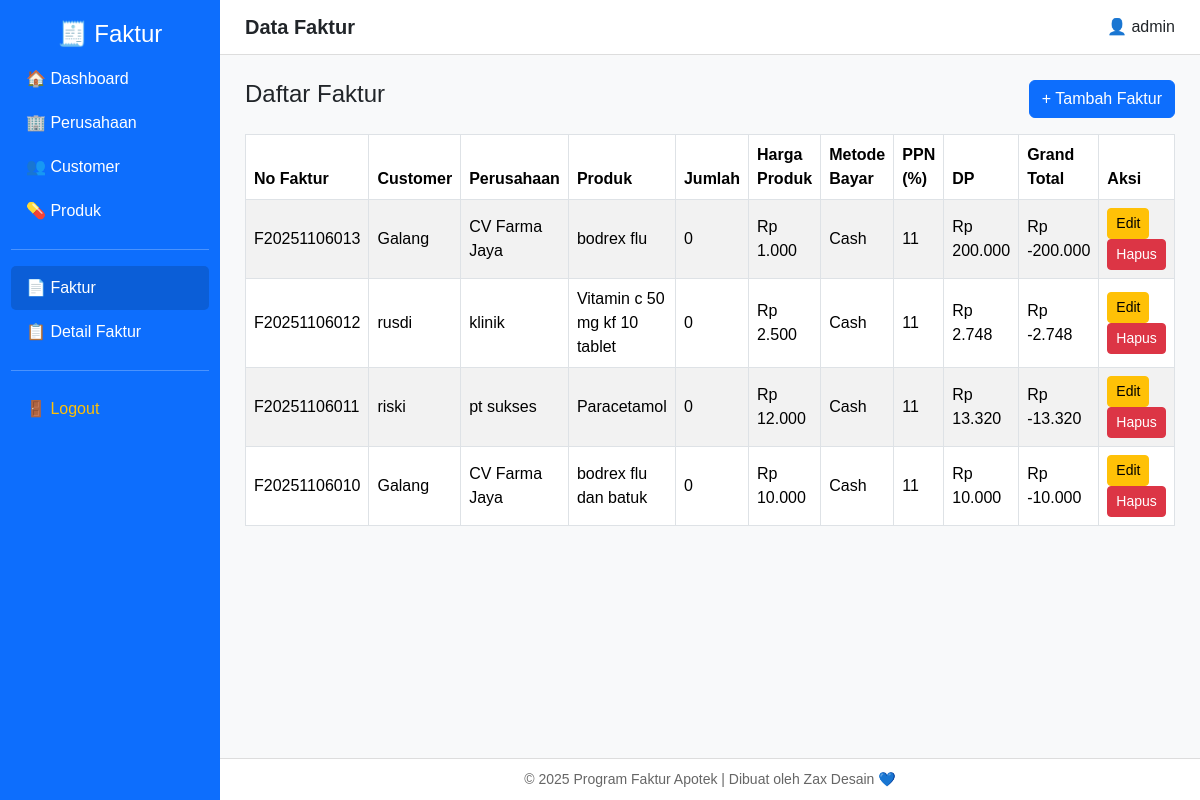
The page /faktur.php (signed in) on the database its author committed.
### tables this page shows
CREATE TABLE `faktur` (
  `no_faktur` varchar(20) NOT NULL,
  `due_date` date DEFAULT NULL,
  `metode_bayar` varchar(50) DEFAULT NULL,
  `ppn` double DEFAULT NULL,
  `dp` double DEFAULT NULL,
  `grand_total` double DEFAULT NULL,
  `nama_user` varchar(100) DEFAULT NULL,
  `id_customer` int(11) DEFAULT NULL,
  `id_perusahaan` int(11) DEFAULT NULL,
  `user` varchar(50) DEFAULT NULL
);

CREATE TABLE `customer` (
  `id_customer` int(11) NOT NULL,
  `nama_customer` varchar(100) NOT NULL,
  `id_perusahaan` varchar(100) DEFAULT NULL,
  `alamat` text DEFAULT NULL
);

CREATE TABLE `perusahaan` (
  `id_perusahaan` int(11) NOT NULL,
  `nama_perusahaan` varchar(100) NOT NULL,
  `alamat` text DEFAULT NULL,
  `no_telp` varchar(20) DEFAULT NULL,
  `fax` varchar(20) DEFAULT NULL
);

CREATE TABLE `produk` (
  `id_produk` int(11) NOT NULL,
  `nama_produk` varchar(100) NOT NULL,
  `Price` double DEFAULT NULL,
  `Jenis` varchar(50) DEFAULT NULL,
  `stock` int(11) DEFAULT 0
);

CREATE TABLE `detail_faktur` (
  `id_faktur` int(11) NOT NULL,
  `no_faktur` varchar(20) NOT NULL,
  `id_produk` int(11) DEFAULT NULL,
  `Qty` int(11) DEFAULT NULL,
  `Price` double DEFAULT NULL
);

### faktur.php (the view, shortened to what this page needs)
<?php
include '../koneksi.php';
?>
<!DOCTYPE html>
<html lang="id">
<head>
<link href="https://cdn.jsdelivr.net/npm/bootstrap@5.3.3/dist/css/bootstrap.min.css" rel="stylesheet">
</head>
<body>
<div class="sidebar">
    <h4>🧾 Faktur</h4>
    <a href="../dashboard.php">🏠 Dashboard</a>
    <a href="../master/perusahaan.php">🏢 Perusahaan</a>
    <a href="../master/customer.php">👥 Customer</a>
    <a href="../master/produk.php">💊 Produk</a>
    <hr style="width:90%;border-color:white">
    <a href="faktur.php" style="background:#0b5ed7;">📄 Faktur</a>
    <a href="detail_faktur.php">📋 Detail Faktur</a>
    <hr style="width:90%;border-color:white">
    <a href="../logout.php" class="text-warning">🚪 Logout</a>
</div>
<div class="main">
<header>
    <h2>Data Faktur</h2>
    <span>👤 <?php echo $_SESSION['username']; ?></span>
</header>
<div class="content">
    <div class="d-flex justify-content-between mb-3">
        <h4>Daftar Faktur</h4>
        <button class="btn btn-primary" data-bs-toggle="modal" data-bs-target="#tambahFakturModal">+ Tambah Faktur</button>
    </div>
    <table class="table table-bordered table-striped align-middle">
        <thead>
            <tr>
                <th>No Faktur</th>
                <th>Customer</th>
                <th>Perusahaan</th>
                <th>Produk</th>
                <th>Jumlah</th>
                <th>Harga Produk</th>
                <th>Metode Bayar</th>
                <th>PPN (%)</th>
                <th>DP</th>
                <th>Grand Total</th>
                <th>Aksi</th>
            </tr>
        </thead>
        <tbody>
            <?php
            $data = $koneksi->query("
                SELECT f.no_faktur, f.metode_bayar, f.ppn, f.dp, f.grand_total,
                       p.nama_produk, p.Price, df.Qty, c.nama_customer, pr.nama_perusahaan, p.id_produk, c.id_customer, pr.id_perusahaan
                FROM faktur f
                LEFT JOIN detail_faktur df ON f.no_faktur = df.no_faktur
                LEFT JOIN produk p ON df.id_produk = p.id_produk
                LEFT JOIN customer c ON f.id_customer = c.id_customer
                LEFT JOIN perusahaan pr ON f.id_perusahaan = pr.id_perusahaan
                ORDER BY f.no_faktur DESC
            ");
            if ($data->num_rows > 0) {
                while ($d = $data->fetch_assoc()) {
                    echo "
                    <tr>
                        <td>{$d['no_faktur']}</td>
                        <td>{$d['nama_customer']}</td>
                        <td>{$d['nama_perusahaan']}</td>
                        <td>{$d['nama_produk']}</td>
                        <td>{$d['Qty']}</td>
                        <td>Rp " . number_format($d['Price'], 0, ',', '.') . "</td>
                        <td>{$d['metode_bayar']}</td>
                        <td>{$d['ppn']}</td>
                        <td>Rp " . number_format($d['dp'], 0, ',', '.') . "</td>
                        <td>Rp " . number_format($d['grand_total'], 0, ',', '.') . "</td>
                        <td>
                            <button class='btn btn-sm btn-warning' data-bs-toggle='modal' data-bs-target='#editModal{$d['no_faktur']}'>Edit</button>
                            <a href='?hapus={$d['no_faktur']}' onclick='return confirm(\"Yakin hapus faktur ini?\")' class='btn btn-sm btn-danger'>Hapus</a>
                        </td>
                    </tr>";
                }
            } else {
                echo "<tr><td colspan='11' class='text-center'>Belum ada data faktur</td></tr>";
            }
            ?>
        </tbody>
    </table>
</div>
<footer>
    © 2025 Program Faktur Apotek | Dibuat oleh Zax Desain 💙
</footer>
</div>
</body>
</html>

### faktur.php (style rules this page uses)
body { margin:0;background:#f8f9fa;display:flex;height:100vh;overflow:hidden;font-family:"Poppins",sans-serif }
.sidebar { width:220px;background:#0d6efd;color:white;display:flex;flex-direction:column;align-items:center;padding-top:20px;position:fixed;left:0;top:0;bottom:0 }
.sidebar a { color:white;text-decoration:none;display:block;padding:10px 15px;width:90%;border-radius:5px }
.main { margin-left:220px;flex:1;display:flex;flex-direction:column }
header { background:white;border-bottom:1px solid #ddd;padding:15px 25px;display:flex;justify-content:space-between;align-items:center }
header h2 { margin:0;font-size:20px;font-weight:600 }
.content { flex-grow:1;padding:25px;overflow-y:auto }
footer { background:white;border-top:1px solid #ddd;padding:10px;text-align:center;font-size:14px;color:#666 }
.table thead { background:#0d6efd;color:white }

### rows shown on the page
faktur: no_faktur "F20251106013", id_customer.nama_customer "Galang", id_perusahaan.nama_perusahaan "CV Farma Jaya", produk.nama_produk "bodrex flu", detail_faktur.Qty "0", produk.Price "1.000", metode_bayar "Cash", ppn "11", dp "200.000", grand_total "-200.000"
faktur: no_faktur "F20251106012", id_customer.nama_customer "rusdi", id_perusahaan.nama_perusahaan "klinik", produk.nama_produk "Vitamin c 50 mg kf 10 tablet", detail_faktur.Qty "0", produk.Price "2.500", metode_bayar "Cash", ppn "11", dp "2.748", grand_total "-2.748"
faktur: no_faktur "F20251106011", id_customer.nama_customer "riski", id_perusahaan.nama_perusahaan "pt sukses", produk.nama_produk "Paracetamol", detail_faktur.Qty "0", produk.Price "12.000", metode_bayar "Cash", ppn "11", dp "13.320", grand_total "-13.320"
faktur: no_faktur "F20251106010", id_customer.nama_customer "Galang", id_perusahaan.nama_perusahaan "CV Farma Jaya", produk.nama_produk "bodrex flu dan batuk", detail_faktur.Qty "0", produk.Price "10.000", metode_bayar "Cash", ppn "11", dp "10.000", grand_total "-10.000"

### other values the page prints
$_SESSION['username'] "admin"
